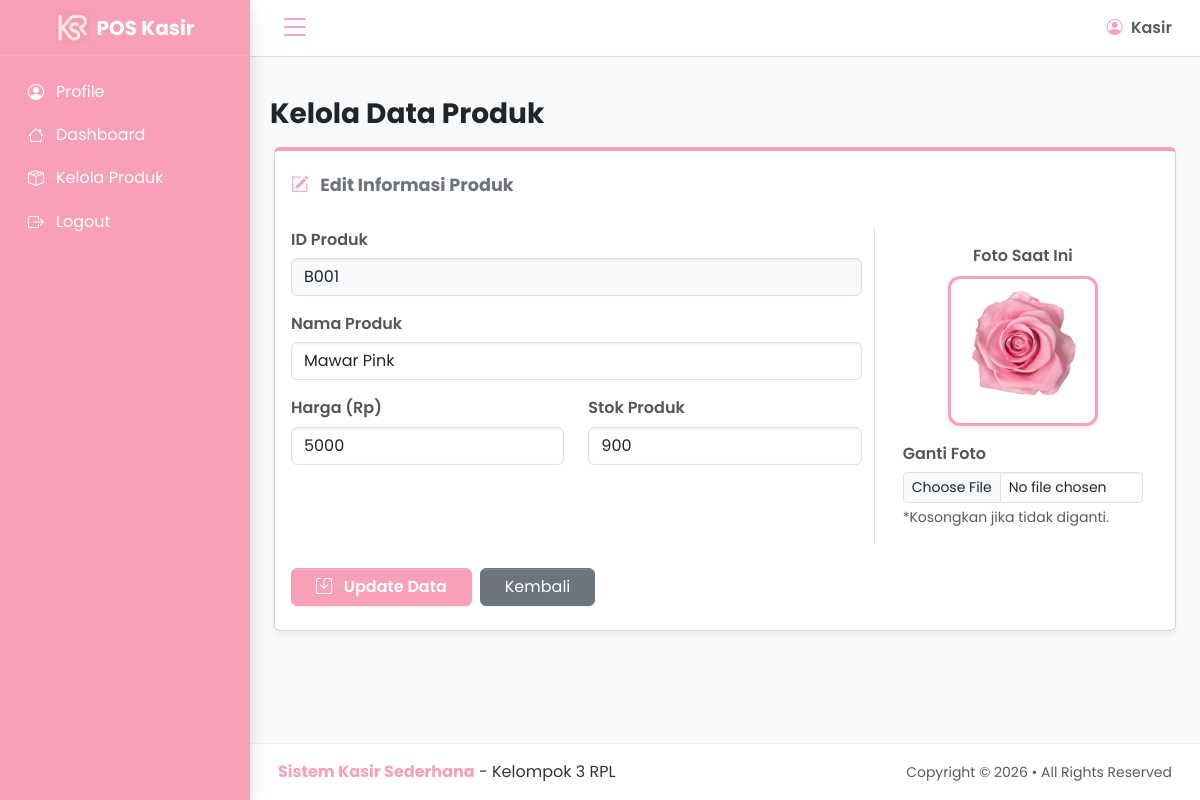
/edit_produk.php?id=B001, run on the app's committed database.
### tables this page shows
CREATE TABLE `products` (
  `PRODUCT_ID` char(6) NOT NULL,
  `NAMA_PRODUK` varchar(50) DEFAULT NULL,
  `HARGA` decimal(10,0) DEFAULT NULL,
  `STOK` int(11) DEFAULT NULL,
  `FOTO` varchar(255) DEFAULT NULL
);

### edit_produk.php (the view, shortened to what this page needs)
<?php
include 'koneksi.php';
$id = $_GET['id'];
$query = mysqli_query(
    $koneksi,
    "SELECT * FROM products WHERE PRODUCT_ID='$id'"
);
$data = mysqli_fetch_array($query);
?>
<!doctype html>
<html lang="en">
<head>
    <link rel="stylesheet" href="https://cdn.jsdelivr.net/npm/@fontsource/source-sans-3@5.0.12/index.css"
 media="print" onload="this.media = 'all'" />
    <link rel="stylesheet" href="https://cdn.jsdelivr.net/npm/overlayscrollbars@2.11.0/styles/overlayscrollbars.min.css"
 />
    <link rel="stylesheet" href="https://cdn.jsdelivr.net/npm/bootstrap-icons@1.13.1/font/bootstrap-icons.min.css"
 />
    <link rel="stylesheet" href="./css/adminlte.css" />
</head>
<body class="layout-fixed sidebar-expand-lg bg-body-tertiary">
    <div class="app-wrapper">
        <?php include "header.php"; ?>
        <?php include "sidebar.php"; ?>
        <main class="app-main py-4">
            <div class="app-content-header">
                <div class="container-fluid">
                    <h3 class="mb-0 text-dark fw-bold">Kelola Data Produk</h3>
                </div>
            </div>
            <div class="container-fluid px-4">
                <div class="card card-pink-theme">
                    <div class="card-header bg-transparent border-bottom-0 pt-4">
                        <h4 class="card-title fw-bold text-secondary">
                            <i class="bi bi-pencil-square me-2" style="color: #f7a0b8;"></i> Edit Informasi Produk
                        </h4>
                    </div>
                    <form action="update.php" method="POST" enctype="multipart/form-data">
                        <div class="card-body">
                            <div class="row">
                                <div class="col-md-8">
                                    <div class="mb-3">
                                        <label for="id_produk">ID Produk</label>
                                        <input type="text" id="id_produk" name="id_produk" class="form-control bg-light" value="<?= $data['PRODUCT_ID']; ?>" readonly>
                                    </div>
                                    <div class="mb-3">
                                        <label for="nama_produk">Nama Produk</label>
                                        <input type="text" id="nama_produk" name="nama_produk" class="form-control" value="<?= $data['NAMA_PRODUK']; ?>" required placeholder="Masukkan nama produk...">
                                    </div>
                                    <div class="row">
                                        <div class="col-md-6 mb-3">
                                            <label for="harga">Harga (Rp)</label>
                                            <input type="number" id="harga" name="harga" class="form-control" value="<?= $data['HARGA']; ?>" required placeholder="Contoh: 15000">
                                        </div>
                                        <div class="col-md-6 mb-3">
                                            <label for="stok">Stok Produk</label>
                                            <input type="number" id="stok" name="stok" class="form-control" value="<?= $data['STOK']; ?>" required placeholder="Contoh: 50">
                                        </div>
                                    </div>
                                </div>
                                <div class="col-md-4 border-start d-flex flex-column align-items-center justify-content-center py-3">
                                    <div class="mb-3 text-center">
                                        <label class="d-block mb-2">Foto Saat Ini</label>
                                        <?php if (!empty($data['FOTO'])) { ?>
                                            <img src="uploads/<?php echo $data['FOTO']; ?>" class="img-preview-frame" alt="Foto Produk">
                                        <?php } else { ?>
                                            <div class="d-flex align-items-center justify-content-center bg-light text-muted img-preview-frame">
                                                <i class="bi bi-image fs-1"></i>
                                            </div>
                                        <?php } ?>
                                    </div>
                                    <div class="w-100 px-3">
                                        <label for="foto">Ganti Foto</label>
                                        <input type="file" id="foto" name="foto" class="form-control form-control-sm" accept="image/*">
                                        <small class="text-muted d-block mt-1">
                                            *Kosongkan jika tidak diganti.
                                        </small>
                                    </div>
                                </div>
                            </div>
                        </div>
                        <div class="card-footer bg-transparent border-top-0 d-flex gap-2 pb-4">
                            <button type="submit" class="btn btn-pink-custom px-4">
                                <i class="bi bi-save me-2"></i> Update Data
                            </button>
                            <a href="kelola_produk.php" class="btn btn-secondary px-4">
                                Kembali
                            </a>
                        </div>
                    </form>
                </div>
            </div>
        </main>
        <?php include "footer.php"; ?>
        </div>
</body>
</html>

### edit_produk.php (style rules this page uses)
.card.card-pink-theme { border-top: 4px solid #f7a0b8; box-shadow: 0 4px 6px rgba(0, 0, 0, 0.05); }
.btn-pink-custom { background-color: #f7a0b8; border-color: #f7a0b8; color: white; font-weight: 600; transition: all 0.3s ease; }
label { font-weight: 600; color: #555; margin-bottom: 0.4rem; }
.img-preview-frame { width: 150px; height: 150px; object-fit: cover; border: 3px solid #f7a0b8; border-radius: 12px; padding: 4px; background: #fff; box-shadow: 0 2px 5px rgba(0,0,0,0.1); }

### header.php (style rules this page uses)
* { font-family: 'Poppins', sans-serif !important; }

### data on the page
products: id_produk "B001", nama_produk "Mawar Pink", harga "5000", stok "900", FOTO (picture)
